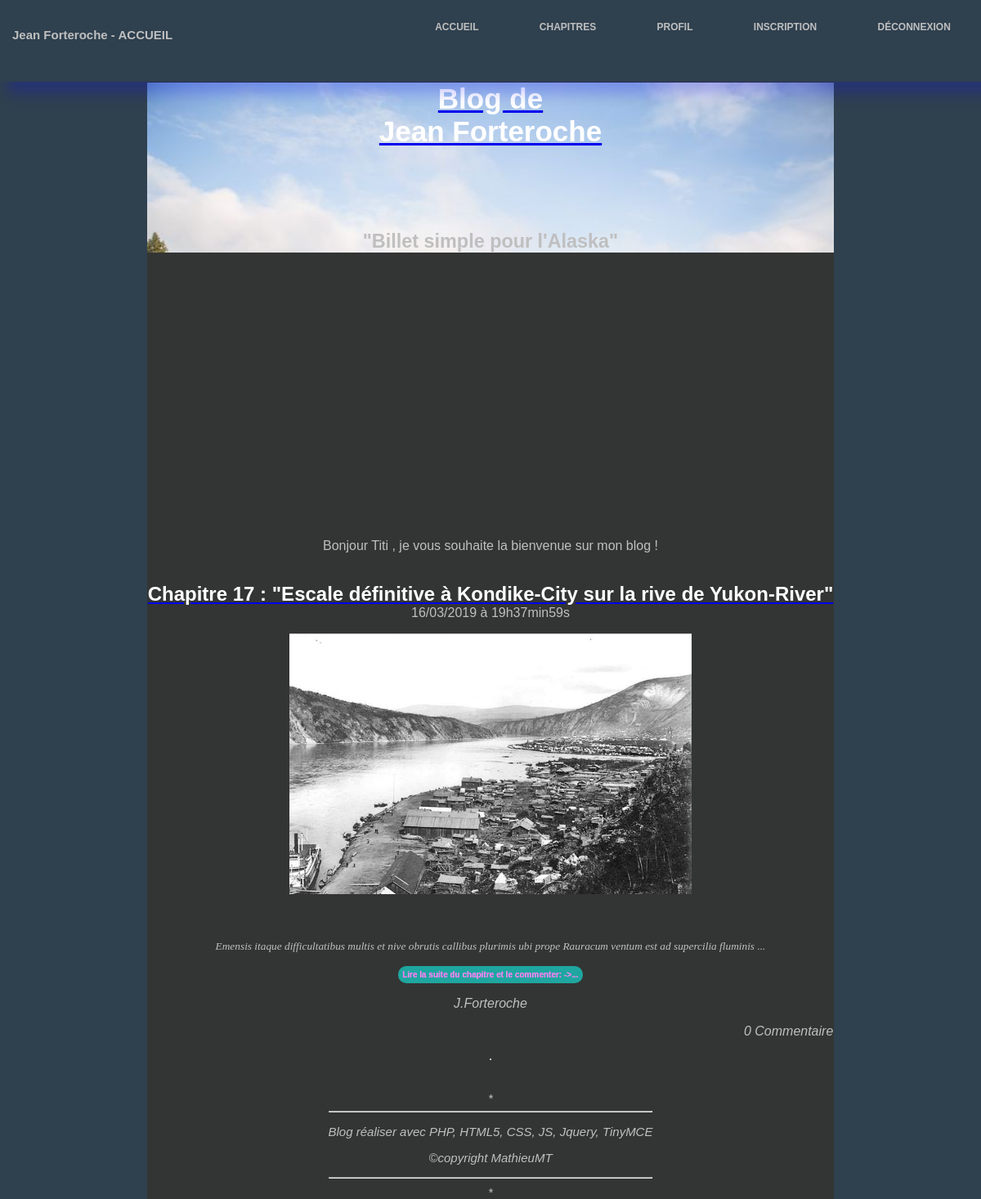
The app's page /index.php?action=home (signed in) with its own data.
### tables this page shows
CREATE TABLE `posts` (
  `id` int(11) NOT NULL,
  `title` varchar(255) NOT NULL,
  `content` text NOT NULL,
  `author` varchar(255) NOT NULL,
  `creation_date` datetime NOT NULL
);

### Controller/HomeController.php (called while the page is built, shortened)
<?php
require_once 'Model/PostManager.php';
class HomeController {
    private $post;
    public function __construct(){
        $this->post = new PostManager();
    }
    public function home() {
        $posts = $this->post->getLastPostWithNumberOfComments();
        $view = new View('homeView');
        $view->generate(array('posts' => $posts));
    }
}

### index.php (called while the page is built, shortened)
<?php
$router = new Router();
$router->routerQuery();

### Model/PostManager.php (called while the page is built, shortened)
<?php
require_once 'Model/Model.php';
class PostManager extends Model {
    public function getLastPostWithNumberOfComments() {
        $sql = 'SELECT p.id, p.title, left(p.content,350) AS extract, p.author, DATE_FORMAT(creation_date, \'%d/%m/%Y à %Hh%imin%ss\') AS creation_date_fr, COUNT(c.post_id) AS nb_comments FROM posts p LEFT JOIN comments c ON p.id = c.post_id GROUP BY p.id, c.post_id ORDER BY creation_date DESC LIMIT 1';
        $posts = $this->executeQuery($sql);
        return $posts;
    }
}

### Model/Model.php (called while the page is built)
<?php
class Model {
    private $db;
    protected function executeQuery($sql, $settings = null) {
       if ($settings == null) {
            $result = $this->dbConnect()->query($sql);
        }
        else {
            $result = $this->dbConnect()->prepare($sql);
            $result->execute($settings);
        }
        return $result;
    }
    private function dbConnect() {
        if ($this->db == null) {
            $this->db = new PDO('mysql:host=localhost; dbname=simpleBlog;charset=utf8', 'root', 'root', array(PDO::ATTR_ERRMODE => PDO::ERRMODE_EXCEPTION));
        }
        return $this->db;
    }
}

### View/homeView.php (the view, shortened to what this page needs)
<?php
if (isset($_SESSION['id'])) {
    echo'<p>Bonjour ' . $_SESSION['nickname'] . ' , je vous souhaite la bienvenue sur mon blog !</p>';
} else {
    echo '<p>Bienvenue sur mon blog !</p>';
}
?>
<?php foreach ($posts as $post): ?>
<?php
$extract = $post['extract'];
$space = strrpos($extract, ' ');
$extractWithSpace = substr($extract,0,$space);
?>
    <article>
        <header>
            <a href="<?= "index.php?action=post&amp;id=" . $post['id'] ?>"><h1 class="postTitle"><?= $post['title'] ?></h1>
            </a>
            <time><?= $post['creation_date_fr'] ?></time>
        </header>
        <p><?= $extractWithSpace ?> ...</p><p><a id="link_totalPost" href="<?= "index.php?action=post&amp;id=" . $post['id'] ?>"><button id="btn_totalPost">Lire la suite du chapitre et le commenter:
->...</button></a></p>
            <p><?= $post['author'] ?></p>
            <p class="nbComs"><?= $post['nb_comments'] ?> Commentaire<?php if($post['nb_comments'] > 1) echo 's';?></p>
    </article>
    <hr />
<?php endforeach; ?>

### Content/CSS/style.css (style rules this page uses)
* { box-sizing: border-box; }
html, body { padding: 0; margin: 0; text-align: center; }
body { color: #bfbfbf; background-color: #2f404f; font-family: 'Futura-Medium', 'Futura', 'Trebuchet MS', sans-serif; }
header { margin:0; padding: 0 0; width: 100%; margin-bottom: 15px; }
h1 { color: white; }
.postTitle { margin-bottom: 0px; }
a#link_totalPost { text-decoration: none; }
button#btn_totalPost, button.btn_commentPost, input.btn_popup, input#btn_registration, input#btn_connexion, input.btn_flag_comment, input.btn_approve_comment, input.btn_delete_comment { border: none; border-radius: 10px; padding: 5px; background-color: rgba(19,242,232,0.6); color:rgba(242,19,232,0.6); font-weight: bold; font-size: 10px; text-shadow: -0.2px 0 white; cursor: pointer; }
.nbComs { text-align: right; }
img { max-width: 100%; height: auto; }
@media screen and (min-width: 768px) { header { margin:0; padding: 0 0; width: 100%; } }

### records on screen
posts: title "Chapitre 17 : \"Escale définitive à Kondike-City sur la rive de Yukon-River\"", creation_date_fr "16/03/2019 à 19h37min59s", extractWithSpace "Emensis itaque difficultatibus multis et nive obrutis callibus plurimis ubi prope Rauracum ventum est ad supercilia fluminis", author "J.Forteroche", nb_comments "0"

### other values on screen
$title "Jean Forteroche - ACCUEIL"
$_SESSION['nickname'] "Titi"
